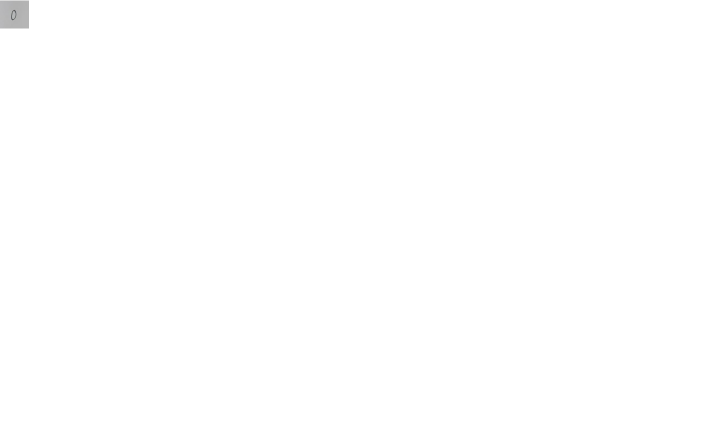
#> input picture handwriting/data/0/1.png, 1407 x 852 px, found by its file name (shown at 1/2 size); its folder holds only this picture in this run
$ python sample_quality_analysis.py
#> lines starting #> are read from the running program, lines starting #| are printed output that depends on the picture; after the words box and inside, x2 and y2 are one past the last pixel; in counts of white or black regions, pixels touching at a corner belong together
#> in load_training_data, img is the input picture: shape (852, 1407, 3); mean B, G, R 254.8, 254.8, 254.8
import os
import cv2
import numpy as np

from sklearn.metrics import pairwise_distances
from skimage.feature import hog


IMAGE_EXTENSIONS = (".png", ".jpg", ".jpeg")


def process_image(img):

    if len(img.shape) == 3:
        gray = cv2.cvtColor(img, cv2.COLOR_BGR2GRAY)
    else:
        gray = img

    _, binary = cv2.threshold(
        gray,
        100,
        255,
        cv2.THRESH_BINARY_INV
    )
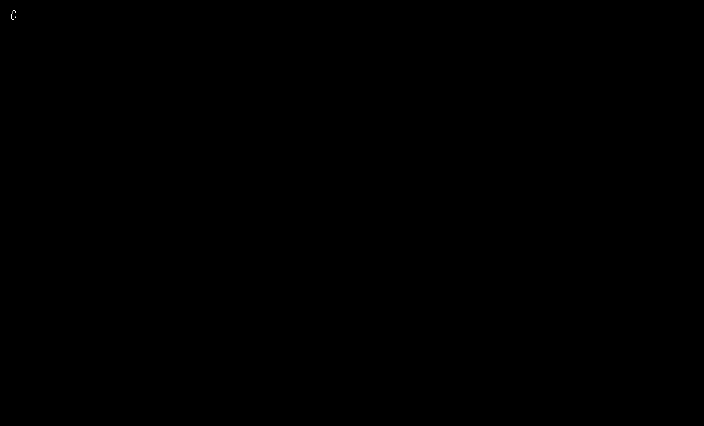
#> binary: shape (852, 1407) (shown at 1/2 size); 0% white in thin lines or dots, all inside (x1, y1, x2, y2) = (23, 20, 32, 40)

    coords = cv2.findNonZero(binary)
#> coords = contour of 30 points, box (x1, y1, x2, y2) (23, 20, 32, 40), area 30

    if coords is None:
        return None

    x, y, w, h = cv2.boundingRect(coords)
#> x = 23; y = 20; w = 9; h = 20

    if w == 0 or h == 0:
        return None

    cropped = binary[y:y + h, x:x + w]

    max_dim = max(w, h)
#> max_dim = 20

    scale = 20.0 / max_dim
#> scale = 1

    new_w = max(1, int(w * scale))
#> new_w = 9
    new_h = max(1, int(h * scale))
#> new_h = 20

    resized = cv2.resize(
        cropped,
        (new_w, new_h),
        interpolation=cv2.INTER_AREA
    )

    canvas = np.zeros(
        (28, 28),
        dtype=np.uint8
    )

    x_off = (28 - new_w) // 2
#> x_off = 9
    y_off = (28 - new_h) // 2
#> y_off = 4

    canvas[
        y_off:y_off + new_h,
        x_off:x_off + new_w
    ] = resized
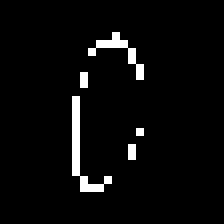
#> canvas: shape (28, 28) (shown 8 times larger); 3.8% white in thin lines or dots, all inside (x1, y1, x2, y2) = (9, 4, 18, 24)

    # Center-of-mass alignment
    cy, cx = np.where(canvas > 0)
#> cy = 30 values from 4 to 23; cx = 30 values, max 17 at index 8, min 9 at index 12, mean 12

    if len(cx) > 0 and len(cy) > 0:

        shift_x = int(
            np.round(14 - np.mean(cx))
        )
#> shift_x = 2

        shift_y = int(
            np.round(14 - np.mean(cy))
        )
#> shift_y = 0

        M = np.float32([
            [1, 0, shift_x],
            [0, 1, shift_y]
        ])
#> M = [[1, 0, 2], [0, 1, 0]]

        canvas = cv2.warpAffine(
            canvas,
            M,
            (28, 28)
        )
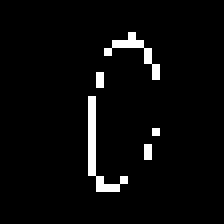
#> canvas: shape (28, 28) (shown 8 times larger); 3.8% white in thin lines or dots, all inside (x1, y1, x2, y2) = (11, 4, 20, 24)

    return canvas / 255.0


def extract_hog(img):

    return hog(
        img,
        orientations=9,
        pixels_per_cell=(4, 4),
        cells_per_block=(2, 2),
        block_norm="L2-Hys"
    )


def load_training_data():

    images = []
    labels = []
    filenames = []

    for folder_name in sorted(
        os.listdir("data")
    ):

        folder_path = os.path.join(
            "data",
            folder_name
        )

        if not os.path.isdir(folder_path):
            continue

        if folder_name.startswith("s-"):
            label = folder_name[2:]
        else:
            label = folder_name

        for filename in sorted(
            os.listdir(folder_path)
        ):

            if not filename.lower().endswith(
                IMAGE_EXTENSIONS
            ):
                continue

            path = os.path.join(
                folder_path,
                filename
            )

            img = cv2.imread(path)

            if img is None:
                continue

            processed = process_image(img)

            if processed is None:
                continue

            feature = extract_hog(processed)
#> feature = 1296 values, max 1 at index 414, min 0 at index 0, mean 0.0436

            images.append(processed)
            labels.append(label)
            filenames.append(
                os.path.join(
                    folder_name,
                    filename
                )
            )
#> pass 2 of the loop in load_training_data, `for folder_name in sorted(`:
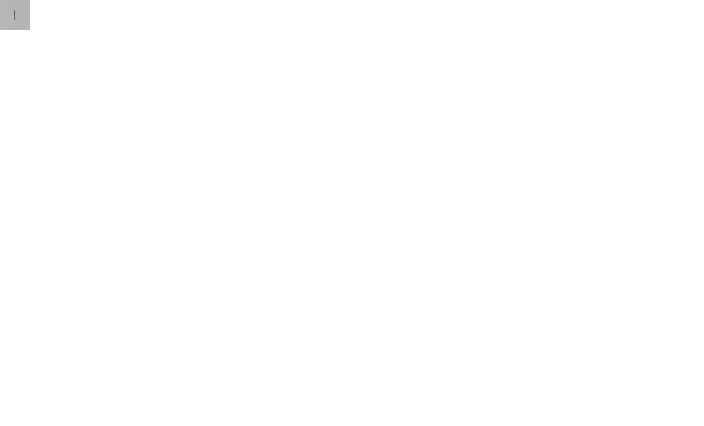
#> input picture handwriting/data/1/1.png, 1407 x 852 px, found by its file name (shown at 1/2 size)
#> in load_training_data, img is the input picture: shape (852, 1407, 3); mean B, G, R 254.8, 254.8, 254.8
#> in process_image (call 2), `_, binary = cv2.threshold( gray, 100, 255, cv2.THRESH_BINARY_INV )`:
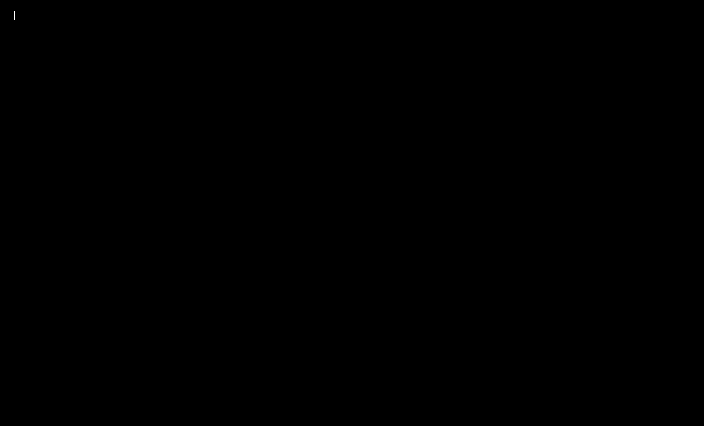
#> binary: shape (852, 1407) (shown at 1/2 size); 0% white in thin lines or dots, all inside (x1, y1, x2, y2) = (28, 22, 30, 40)
#> coords = contour of 22 points, box (x1, y1, x2, y2) (28, 22, 30, 40), area 2
#> x = 28; y = 22; w = 2; h = 18
#> cropped = 18 rows, first 8: [0, 255], [255, 255], [255, 255], [255, 255], [255, 255], [0, 255], [0, 255], [0, 255]
#> max_dim = 18
#> scale = 1.11
#> new_w = 2
#> resized = 20 rows, first 8: [0, 255], [227, 255], [255, 255], [255, 255], [255, 255], [142, 255], [0, 255], [0, 255]
#> x_off = 13
#> cy = 25 values from 4 to 23; cx = 25 values, max 14 at index 0, min 13 at index 1, mean 13.8
#> shift_x = 0
#> shift_y = 2
#> M = [[1, 0, 0], [0, 1, 2]]
#> feature = 1296 values, max 0.707 at index 945, min 0 at index 0, mean 0.0168

    return (
        np.array(images),
        np.array(labels),
        filenames
    )


print("=" * 70)
print("TRAINING SAMPLE QUALITY ANALYSIS")
print("=" * 70)

images, labels, filenames = load_training_data()
#> filenames = ['0/1.png', '1/1.png']

print("\nTraining images loaded:", len(images))
#| Training images loaded: 2
print("HOG feature size:", len(extract_hog(images[0])))
#| HOG feature size: 1296

print("\nCalculating pairwise HOG distances...")

features = np.array([
    extract_hog(image)
    for image in images
])

distances = pairwise_distances(
    features,
    metric="euclidean"
)
#> distances = [[0, 4.95], [4.95, 0]]

# Ignore self-distance
np.fill_diagonal(
    distances,
    np.inf
)


# --------------------------------------------------
# 1. WITHIN-CLASS CONSISTENCY
# --------------------------------------------------

print("\n" + "=" * 70)
print("1. WITHIN-CLASS CONSISTENCY")
print("=" * 70)

class_results = []

for label in sorted(
    np.unique(labels)
):

    indices = np.where(
        labels == label
    )[0]

    class_distances = distances[
        np.ix_(indices, indices)
    ]

    # Ignore diagonal
    np.fill_diagonal(
        class_distances,
        np.nan
    )

    mean_distance = np.nanmean(
        class_distances
    )

    class_results.append(
        (label, mean_distance)
    )
#> this loop made 2 passes
#> (label, indices, mean_distance) on passes 1 to 2: ('0', [0], nan), ('1', [1], nan)
#> after the loop, class_results = [('0', nan), ('1', nan)]

print("\nClasses with MOST variation:")
print("(Higher distance = training samples look less alike)\n")

for label, distance in sorted(
    class_results,
    key=lambda x: x[1],
    reverse=True
)[:15]:

    print(
        f"{label:>2} : "
        f"{distance:.4f}"
    )
#> this loop made 2 passes
#|  0 : nan
#|  1 : nan


print("\nClasses with LEAST variation:")
print("(Lower distance = training samples look more alike)\n")

for label, distance in sorted(
    class_results,
    key=lambda x: x[1]
)[:15]:

    print(
        f"{label:>2} : "
        f"{distance:.4f}"
    )


# --------------------------------------------------
# 2. HARDEST INDIVIDUAL TRAINING SAMPLES
# --------------------------------------------------

print("\n" + "=" * 70)
print("2. HARDEST INDIVIDUAL TRAINING SAMPLES")
print("=" * 70)

sample_scores = []

for i in range(len(images)):

    same_class_indices = np.where(
        labels == labels[i]
    )[0]

    same_class_indices = (
        same_class_indices[
            same_class_indices != i
        ]
    )

    if len(same_class_indices) == 0:
        continue

    nearest_same_class = np.min(
        distances[
            i,
            same_class_indices
        ]
    )

    sample_scores.append(
        (
            nearest_same_class,
            labels[i],
            filenames[i]
        )
    )
#> this loop made 2 passes
#> after the loop, sample_scores = []

print(
    "\nSamples whose nearest same-class example "
    "is FAR away:"
)

for distance, label, filename in sorted(
    sample_scores,
    reverse=True
)[:30]:

    print(
        f"{label:>2} | "
        f"{distance:.4f} | "
        f"{filename}"
    )
#> this loop made 0 passes


# --------------------------------------------------
# 3. CROSS-CLASS CONFUSION POTENTIAL
# --------------------------------------------------

print("\n" + "=" * 70)
print("3. CROSS-CLASS NEAREST NEIGHBORS")
print("=" * 70)

cross_class_results = []

for i in range(len(images)):

    different_class_indices = np.where(
        labels != labels[i]
    )[0]

    nearest_index = (
        different_class_indices[
            np.argmin(
                distances[
                    i,
                    different_class_indices
                ]
            )
        ]
    )

    cross_distance = distances[
        i,
        nearest_index
    ]

    cross_class_results.append(
        (
            cross_distance,
            labels[i],
            labels[nearest_index],
            filenames[i],
            filenames[nearest_index]
        )
    )
#> this loop made 2 passes
#> (different_class_indices, nearest_index, cross_distance) on passes 1 to 2: ([1], 1, 4.95), ([0], 0, 4.95)
#> after the loop, cross_class_results = [(4.95, '0', '1', '0/1.png', '1/1.png'), (4.95, '1', '0', '1/1.png', '0/1.png')]

print(
    "\nMost visually similar samples "
    "from DIFFERENT classes:"
)

for (
    distance,
    true_label,
    other_label,
    filename,
    other_filename
) in sorted(
    cross_class_results
)[:40]:

    print(
        f"{true_label:>2} ~ {other_label:<2} | "
        f"{distance:.4f} | "
        f"{filename} <-> {other_filename}"
    )
#> this loop made 2 passes
#|  0 ~ 1  | 4.9546 | 0/1.png <-> 1/1.png
#|  1 ~ 0  | 4.9546 | 1/1.png <-> 0/1.png


# --------------------------------------------------
# 4. PROBLEMATIC CLASS ANALYSIS
# --------------------------------------------------

problematic_classes = [
    "0", "1", "2", "5", "6", "7", "8",
    "a", "c", "e", "f", "g", "h",
    "j", "k", "l", "s", "t", "u", "v"
]

print("\n" + "=" * 70)
print("4. KNOWN PROBLEMATIC CLASSES")
print("=" * 70)

print(
    "\nThese are classes that appeared in "
    "our external-test errors.\n"
)

for label in problematic_classes:

    if label not in labels:
        continue

    indices = np.where(
        labels == label
    )[0]

    class_distances = distances[
        np.ix_(indices, indices)
    ]

    np.fill_diagonal(
        class_distances,
        np.nan
    )

    mean_distance = np.nanmean(
        class_distances
    )

    max_distance = np.nanmax(
        class_distances
    )

    min_distance = np.nanmin(
        class_distances
    )

    print(
        f"{label:>2} | "
        f"mean={mean_distance:.4f} | "
        f"min={min_distance:.4f} | "
        f"max={max_distance:.4f}"
    )
#> this loop made 20 passes
#|  0 | mean=nan | min=nan | max=nan
#|  1 | mean=nan | min=nan | max=nan


print("\n" + "=" * 70)
print("ANALYSIS COMPLETE")
print("=" * 70)
